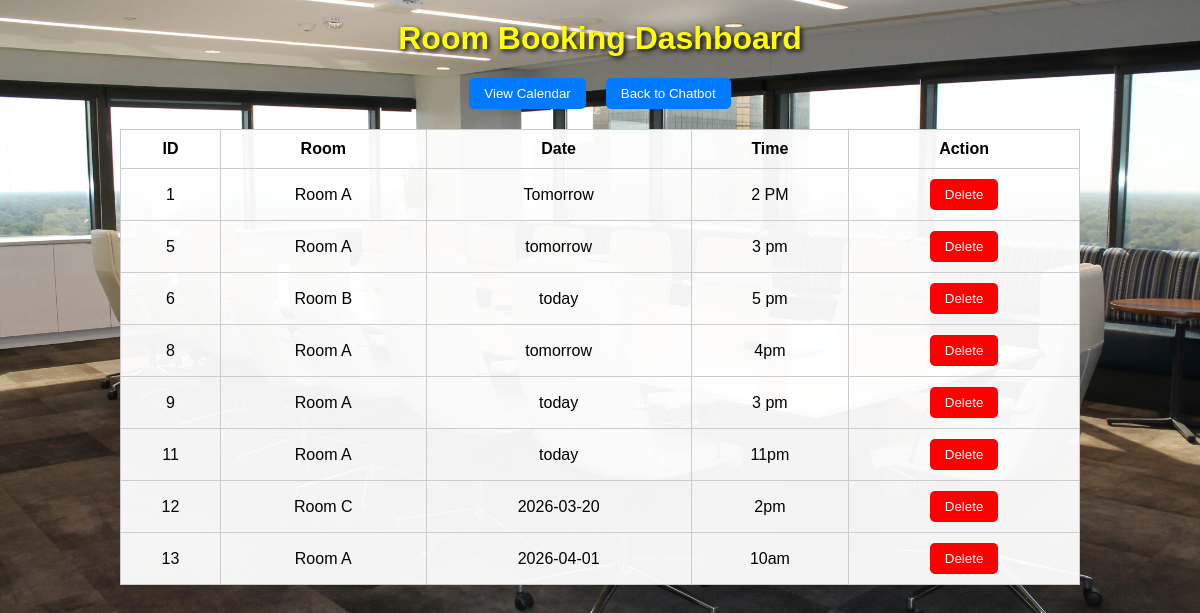
The page /admin on the database its author committed.
### tables this page shows
CREATE TABLE bookings(
id INTEGER PRIMARY KEY AUTOINCREMENT,
room TEXT,
date TEXT,
time TEXT
);

### app.py (the view)
@app.route("/admin")
def admin():
    conn = sqlite3.connect("bookings.db")
    cursor = conn.cursor()
    cursor.execute("SELECT * FROM bookings")
    bookings = cursor.fetchall()
    conn.close()
    return render_template("admin.html", bookings=bookings)

### templates/admin.html (shortened to what this page needs)
<!DOCTYPE html>
<html>
<head>
<link rel="stylesheet" href="/static/style.css">
</head>
<body class="admin-page">
<h1>Room Booking Dashboard</h1>
<div class="top-bar">
<a href="/calendar">
<button>View Calendar</button>
</a>
<a href="/">
<button>Back to Chatbot</button>
</a>
</div>
<table>
<tr>
<th>ID</th>
<th>Room</th>
<th>Date</th>
<th>Time</th>
<th>Action</th>
</tr>
{% for booking in bookings %}
<tr>
<td>{{ booking[0] }}</td>
<td>{{ booking[1] }}</td>
<td>{{ booking[2] }}</td>
<td>{{ booking[3] }}</td>
<td>
<a href="/delete/{{ booking[0] }}">
<button class="delete-btn">Delete</button>
</a>
</td>
</tr>
{% endfor %}
</table>
</body>
</html>

### static/style.css (style rules this page uses)
body { font-family:Arial; margin:0; padding:0; background-size:cover; background-position:center; background-repeat:no-repeat; }
.admin-page { background-image:url("/static/images/admin-bg.jpg"); }
h1, h2 { color:yellow; text-align:center; font-weight:bold; text-shadow:2px 2px 5px black; margin-top:20px; }
table { background:rgba(255,255,255,0.95); width:80%; margin:auto; border-collapse:collapse; }
th,td { padding:10px; border:1px solid #ccc; text-align:center; }
.top-bar { display:flex; justify-content:center; gap:20px; margin-bottom:20px; }
button { padding:8px 15px; background:#007BFF; color:white; border:none; border-radius:5px; cursor:pointer; }
.delete-btn { background:red; }

### rows shown on the page
bookings: id "1", room "Room A", date "Tomorrow", time "2 PM"
bookings: id "5", room "Room A", date "tomorrow", time "3 pm"
bookings: id "6", room "Room B", date "today", time "5 pm"
bookings: id "8", room "Room A", date "tomorrow", time "4pm"
bookings: id "9", room "Room A", date "today", time "3 pm"
bookings: id "11", room "Room A", date "today", time "11pm"
bookings: id "12", room "Room C", date "2026-03-20", time "2pm"
bookings: id "13", room "Room A", date "2026-04-01", time "10am"
